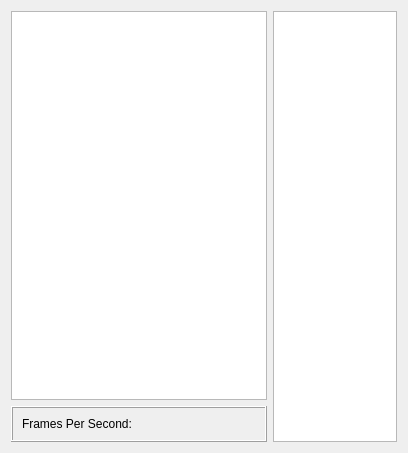
<?xml version="1.0" encoding="UTF-8"?>
<ui version="4.0">
 <class>BrowserWidget</class>
 <widget class="QWidget" name="BrowserWidget">
  <property name="geometry">
   <rect>
    <x>0</x>
    <y>0</y>
    <width>408</width>
    <height>453</height>
   </rect>
  </property>
  <property name="sizePolicy">
   <sizepolicy hsizetype="Expanding" vsizetype="Preferred">
    <horstretch>0</horstretch>
    <verstretch>0</verstretch>
   </sizepolicy>
  </property>
  <layout class="QHBoxLayout" name="horizontalLayout_2">
   <item>
    <layout class="QVBoxLayout" name="verticalLayout">
     <item>
      <widget class="QListView" name="viewPoints">
       <property name="sizePolicy">
        <sizepolicy hsizetype="Minimum" vsizetype="Expanding">
         <horstretch>0</horstretch>
         <verstretch>0</verstretch>
        </sizepolicy>
       </property>
       <property name="selectionMode">
        <enum>QAbstractItemView::ExtendedSelection</enum>
       </property>
      </widget>
     </item>
     <item>
      <widget class="QFrame" name="frame">
       <property name="frameShape">
        <enum>QFrame::Box</enum>
       </property>
       <property name="frameShadow">
        <enum>QFrame::Raised</enum>
       </property>
       <layout class="QHBoxLayout" name="horizontalLayout">
        <item>
         <widget class="QLabel" name="labelFpsStatic">
          <property name="text">
           <string>Frames Per Second:</string>
          </property>
         </widget>
        </item>
        <item>
         <widget class="QLabel" name="labelFps">
          <property name="font">
           <font>
            <weight>75</weight>
            <bold>true</bold>
           </font>
          </property>
          <property name="text">
           <string/>
          </property>
          <property name="alignment">
           <set>Qt::AlignCenter</set>
          </property>
         </widget>
        </item>
       </layout>
      </widget>
     </item>
    </layout>
   </item>
   <item>
    <widget class="QTreeView" name="viewBrowser">
     <property name="selectionMode">
      <enum>QAbstractItemView::ExtendedSelection</enum>
     </property>
    </widget>
   </item>
  </layout>
 </widget>
 <resources/>
 <connections/>
</ui>
